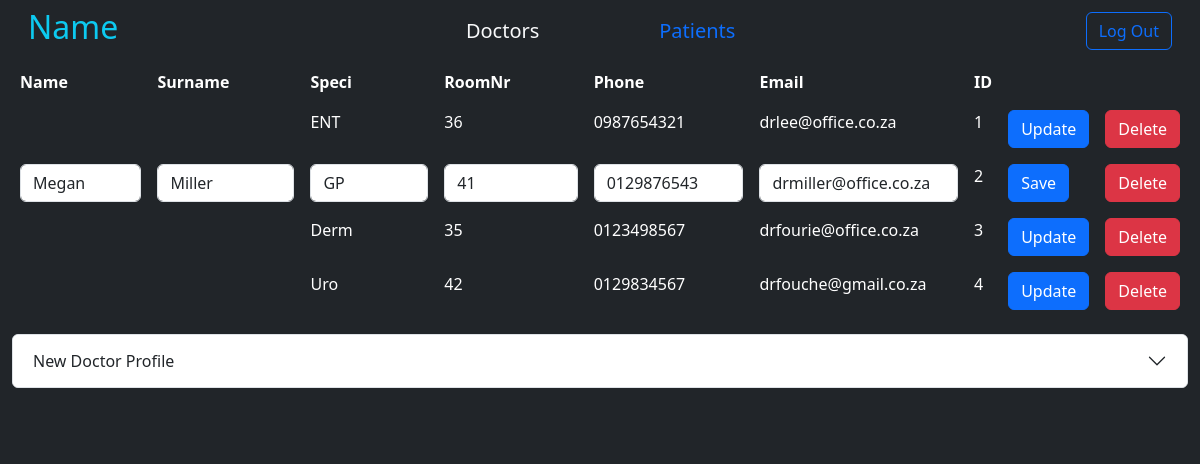
The app's page /doctors.php?DoctorID=2 with its own data.
### tables this page shows
CREATE TABLE `Doctors` (
  `Name` varchar(23) DEFAULT NULL,
  `Surname` varchar(23) DEFAULT NULL,
  `Age` int(11) DEFAULT NULL,
  `Gender` varchar(1) DEFAULT NULL,
  `PhoneNr` varchar(10) DEFAULT NULL,
  `Email` varchar(23) DEFAULT NULL,
  `Password` varchar(23) DEFAULT NULL,
  `DoctorID` int(11) NOT NULL,
  `Specialisation` varchar(5) DEFAULT NULL,
  `RoomNr` int(11) DEFAULT NULL
);

### readdoc.php (the view, shortened to what this page needs)
<?php
    include 'db.php';
    $sql = "SELECT * FROM Doctors";
    $result = $conn->query($sql);
    while ($row = $result->fetch_assoc()) {
        echo "<tr>";
        if ($row['DoctorID'] == $_GET['DoctorID']) {
            echo '<form class="form-inline m-2" action="updatedoc.php" method="POST">';
            echo '<td><input type="text" class="form-control" name="Name" value="' . $row['Name'] . '"></td>';
            echo '<td><input type="text" class="form-control" name="Surname" value="' . $row['Surname'] . '"></td>';
            echo '<td><input type="text" class="form-control" name="Specialisation" value="' . $row['Specialisation'] . '"></td>';
            echo '<td><input type="number" class="form-control" name="RoomNr" value="' . $row['RoomNr'] . '"></td>';
            echo '<td><input type="number" class="form-control" name="Phone" value="' . $row['PhoneNr'] . '"></td>';
            echo '<td><input type="text" class="form-control" name="Email" value="' . $row['Email'] . '"></td>';
            echo "<td>" . $row['DoctorID'] . "</td>";
            echo '<td><button type="submit" class="btn btn-primary">Save</button></td>';
            echo '</form>';
        } else {
            echo "<td>" . $row['DName'] . "</td>";
            echo "<td>" . $row['DSurname'] . "</td>";
            echo "<td>" . $row['Specialisation'] . "</td>";
            echo "<td>" . $row['RoomNr'] . "</td>";
            echo "<td>" . $row['PhoneNr'] . "</td>";
            echo "<td>" . $row['Email'] . "</td>";
            echo "<td>" . $row['DoctorID'] . "</td>";
            echo '<td><a class="btn btn-primary" href="doctors.php?DoctorID='. $row['DoctorID'] .'" role="button">Update</a></td>';
        };
        echo '<td><a class="btn btn-danger" href="deletedoc.php?DoctorID='. $row['DoctorID'] .'" role="button">Delete</a></td>';
        echo "</tr>";
    };
?>

### records on screen
doctors: Specialisation "ENT", RoomNr "36", PhoneNr "0987654321", Email "drlee@office.co.za", DoctorID "1"
doctors: Name "Megan", Surname "Miller", Specialisation "GP", RoomNr "41", Phone "0129876543", Email "drmiller@office.co.za", DoctorID "2"
doctors: Specialisation "Derm", RoomNr "35", PhoneNr "0123498567", Email "drfourie@office.co.za", DoctorID "3"
doctors: Specialisation "Uro", RoomNr "42", PhoneNr "0129834567", Email "drfouche@gmail.co.za", DoctorID "4"
